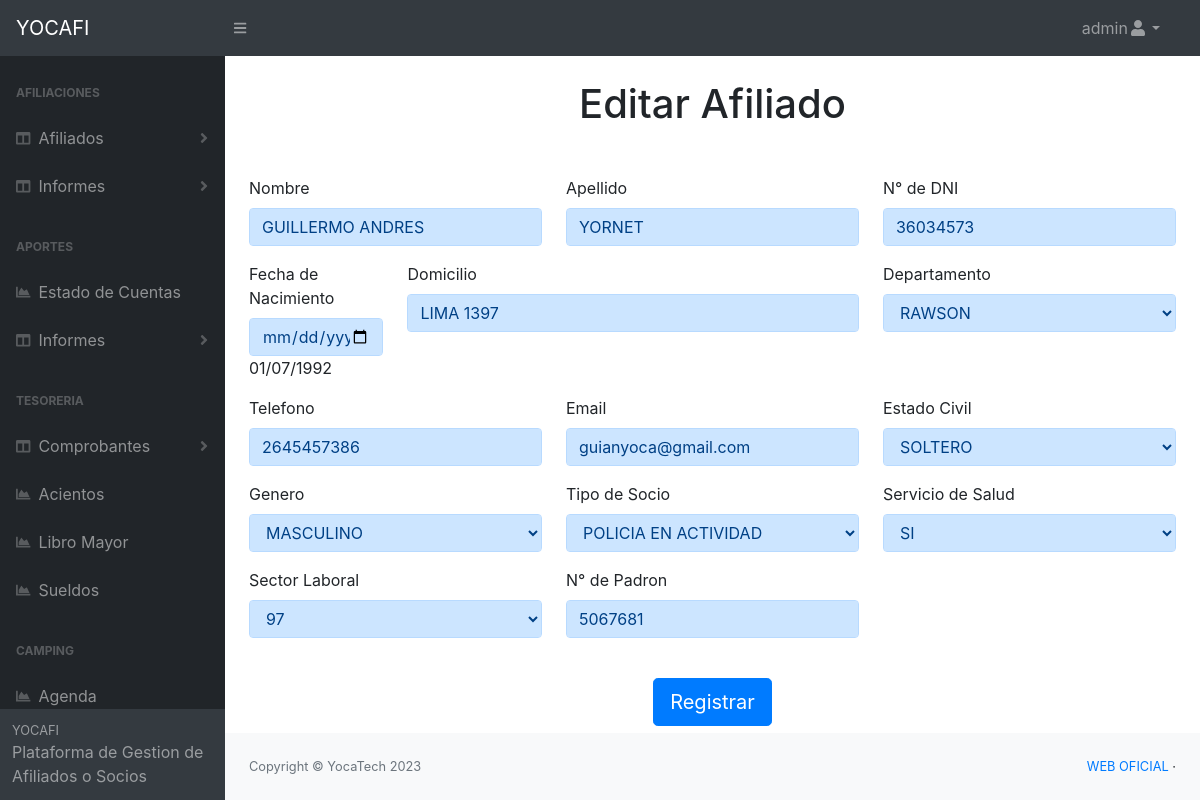
/pages/editar_ficha.php?id=1 (signed in), run on the app's committed database.
### tables this page shows
CREATE TABLE `afiliado_titular` (
  `id` int(11) NOT NULL,
  `nombre` text NOT NULL,
  `apellido` text NOT NULL,
  `dni` text NOT NULL,
  `fecha_nacimiento` date NOT NULL,
  `domicilio` text NOT NULL,
  `telefono` text NOT NULL,
  `email` text DEFAULT NULL,
  `departamento` text NOT NULL,
  `estado_civil` text NOT NULL,
  `genero` text NOT NULL,
  `tipo_socio` text NOT NULL,
  `servicio_salud` varchar(10) NOT NULL,
  `socio_vitalicio` varchar(10) NOT NULL,
  `padron` text NOT NULL,
  `sector_laboral` text NOT NULL,
  `fecha_carga` date DEFAULT NULL,
  `hora_carga` time DEFAULT NULL,
  `usuario_carga` text NOT NULL,
  `estado` text DEFAULT NULL,
  `fecha_estado` date DEFAULT NULL,
  `hora_estado` time DEFAULT NULL,
  `usuario_estado` text DEFAULT NULL,
  `fecha_baja` date DEFAULT NULL,
  `hora_baja` time DEFAULT NULL,
  `usuario_baja` text DEFAULT NULL,
  `fecha_edicion` date DEFAULT NULL,
  `hora_edicion` time DEFAULT NULL,
  `usuario_edita` text DEFAULT NULL
);

### pages/editar_ficha.php (the view, shortened to what this page needs)
<?php
	require 'conexion.php';
    $ficha = $_GET['id'];
    $sql4 = "SELECT * FROM afiliado_titular WHERE id='$ficha'";
    $resultado4 = $mysqli->query($sql4);
?>
<?php
    include "header.php";
?>
    <body class="sb-nav-fixed">
    <?php
    include "nav_principal.php";
    ?>
        <div id="layoutSidenav">
           <?php
           include "inc_nav.php";
           ?>
            <div id="layoutSidenav_content">
                <main>
                <div class="container mt-4">
                    <h1 class="text-center">Editar Afiliado</h1>
                </div>
                <?php while ($row4 = $resultado4->fetch_assoc()) { ?>
<div class="container mt-5">
    <form method="post" action="actualiza_afiliado.php">
        <div class="row">
            <div class="col-md-4">
                <div class="form-group">
                    <label for="nombre">Nombre</label>
                    <input type="text" class="form-control alert-primary" id="nombre" name="nombre" autocomplete="off" onkeyup="mayus(this);" value='<?php echo $row4['nombre']; ?>' required>
                </div>
            </div>
            <div class="col-md-4">
                <div class="form-group">
                    <label for="apellido">Apellido</label>
                    <input type="text" class="form-control alert-primary" id="apellido" name="apellido" autocomplete="off" onkeyup="mayus(this);" value='<?php echo $row4['apellido']; ?>' required>
                </div>
            </div>
            <div class="col-md-4">
                <div class="form-group">
                    <label for="dni">N° de DNI</label>
                    <input type="number" class="form-control alert-primary" id="dni" name="dni" autocomplete="off" value='<?php echo $row4['dni']; ?>' required>
                </div>
            </div>
            <div class="col-md-2">
                <div class="form-group">
                    <label for="fecha_nacimiento">Fecha de Nacimiento</label>
                    <input type="date" class="form-control alert-primary" id="fecha_nacimiento" name="fecha_nacimiento"
                    <?php $fechaDesdeBD = $row4['fecha_nacimiento'];
                    $fechaObj = DateTime::createFromFormat('Y-m-d', $fechaDesdeBD);
                    if ($fechaObj !== false) {
                        $fechaFormateada = $fechaObj->format('d/m/Y');
                    }
                ?>value='<?php echo $fechaFormateada; ?>' required>
                    <?php echo $fechaFormateada; ?>
                </div>
            </div>
            <div class="col-md-6">
                <div class="form-group">
                    <label for="domicilio">Domicilio</label>
                    <input type="text" class="form-control alert-primary" id="domicilio" name="domicilio" autocomplete="off" onkeyup="mayus(this);" value='<?php echo $row4['domicilio']; ?>' required>
                </div>
            </div>
            <div class="col-md-4">
                    <label for="departamento">Departamento</label>
                    <select class="form-control alert-primary" name="departamento">
                            <option value='<?php echo $row4['departamento']; ?>' selected><?php echo $row4['departamento']; ?></option>
                    </select>
            </div>
            <div class="col-md-4">
                <div class="form-group">
                    <label for="telefono">Telefono</label>
                    <input type="tel" class="form-control alert-primary" id="telefono" name="telefono" autocomplete="off" value='<?php echo $row4['telefono']; ?>' required>
                </div>
            </div>
            <div class="col-md-4">
                <div class="form-group">
                    <label for="email">Email</label>
                    <input type="email" class="form-control alert-primary" id="email" name="email" autocomplete="off" value='<?php echo $row4['email']; ?>'>
                </div>
            </div>
            <div class="col-md-4">
                <div class="form-group">
                    <label for="estado_civil">Estado Civil</label>
                    <select class="form-control alert-primary" name="estado_civil">
                    <option value='<?php echo $row4['estado_civil']; ?>' selected><?php echo $row4['estado_civil']; ?></option>
                    </select>
                </div>
            </div>
            <div class="col-md-4">
                <div class="form-group">
                    <label for="genero">Genero</label>
                    <select class="form-control alert-primary" name="genero">
                    <option value='<?php echo $row4['genero']; ?>' selected><?php echo $row4['genero']; ?></option>
                    </select>
                </div>
            </div>
            <div class="col-md-4">
                <div class="form-group">
                    <label for="tipo_socio">Tipo de Socio</label>
                    <select class="form-control alert-primary" name="tipo_socio">
                    <option value="<?php echo $row4['tipo_socio']; ?>" selected><?php echo $row4['tipo_socio']; ?></option>
                    </select>
                </div>
            </div>
            <div class="col-md-4">
                <div class="form-group">
                    <label for="servicio_salud">Servicio de Salud</label>
                    <select class="form-control alert-primary" name="servicio_salud">
                    <option value="<?php echo $row4['servicio_salud']; ?>" selected><?php echo $row4['servicio_salud']; ?></option>
                    </select>
                </div>
            </div>
            <div class="col-md-4">
                <div class="form-group">
                    <label for="sector_laboral">Sector Laboral</label>
                    <select class="form-control alert-primary" name="sector_laboral">
                    <option value="<?php echo $row4['sector_laboral']; ?>" selected><?php echo $row4['sector_laboral']; ?></option>
                    </select>
                </div>
            </div>
            <div class="col-md-4">
                <div class="form-group">
                    <label for="num_padron">N° de Padron</label>
                    <input type="number" class="form-control alert-primary" id="num_padron" name="num_padron" autocomplete="off" value="<?php echo $row4['padron']; ?>">
                </div>
            </div>
        </div>
        <div class="container mt-4 text-center">
            <button type="submit" class="btn btn-lg btn-primary mx-auto">Registrar</button>
        </div>
    </form>
</div>
<?php } ?>
				</main>
                <?php
                    include "footer.php";
                ?>
			</div>
		</div>
	</body>
</html>

### data on the page
afiliado_titular: nombre "GUILLERMO ANDRES", apellido "YORNET", dni "36034573", fecha_nacimiento "01/07/1992", domicilio "LIMA 1397", departamento "RAWSON", telefono "2645457386", email "guianyoca@gmail.com", estado_civil "SOLTERO", genero "MASCULINO", tipo_socio "POLICIA EN ACTIVIDAD", servicio_salud "SI", sector_laboral "97", num_padron "5067681"

### other printed values
$usuario "admin"
